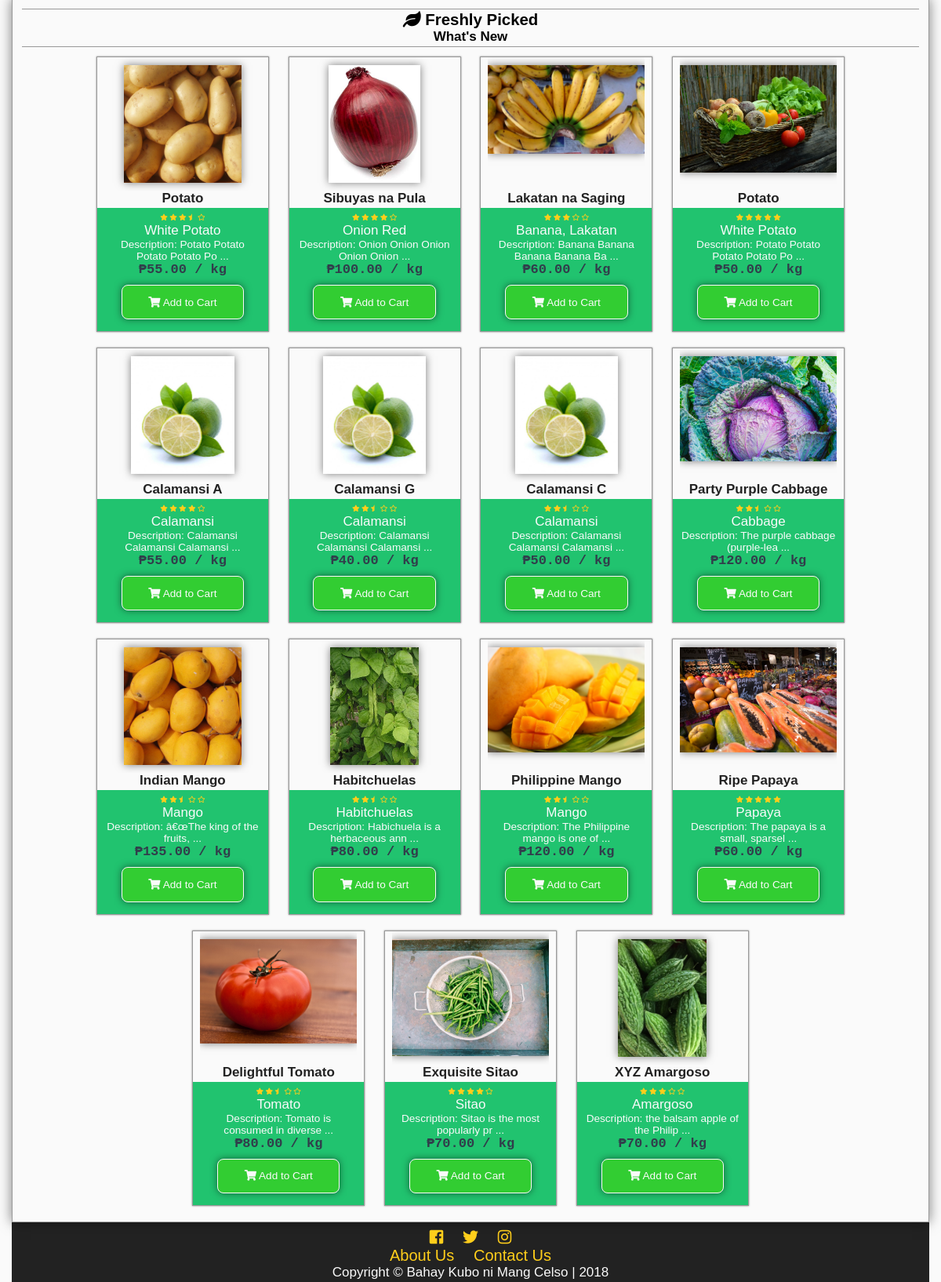
Before: / (lower part) with the older database file.
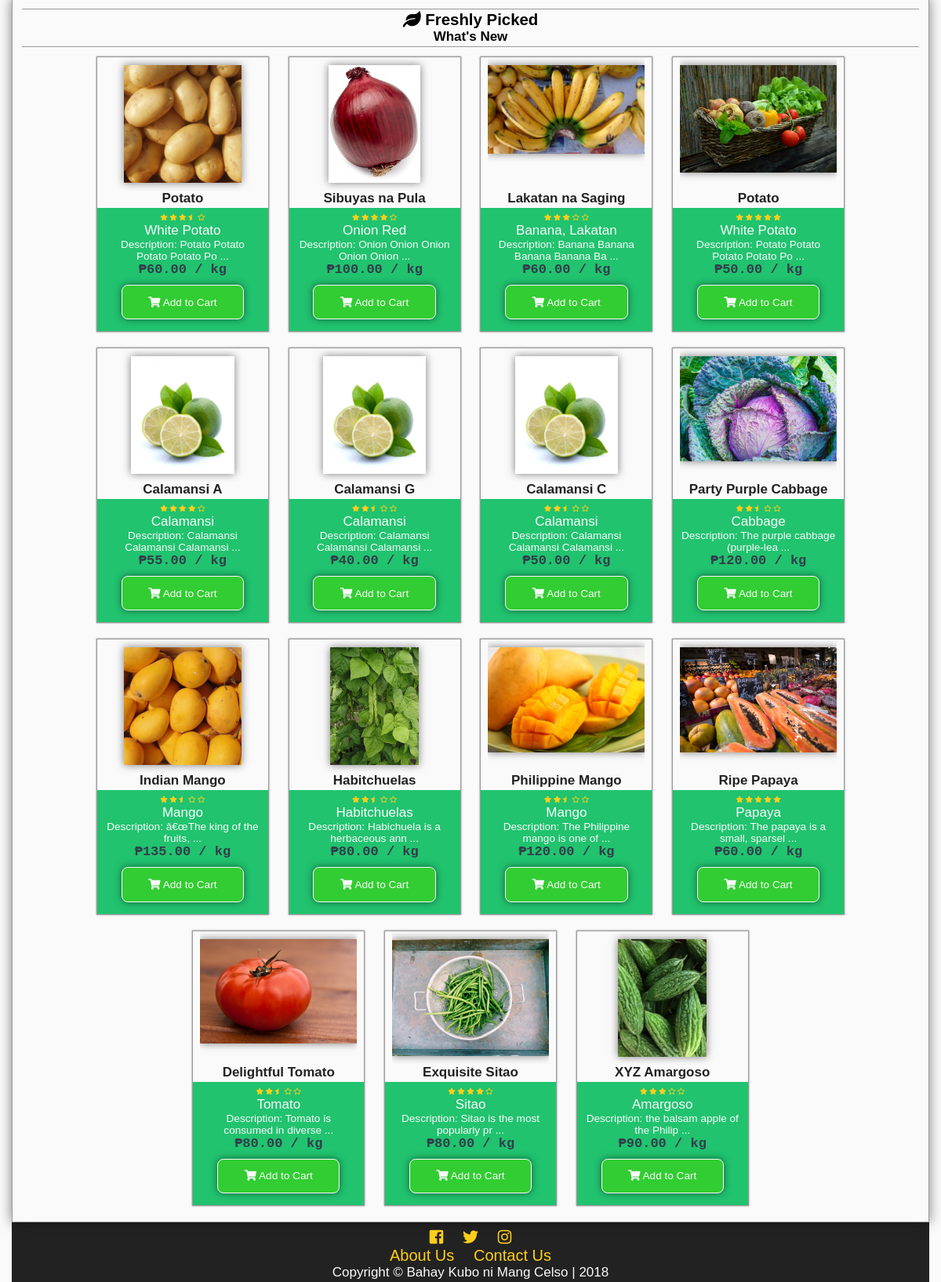
After: the same page with the newer database file.
### tables this page shows
CREATE TABLE `tblproduct` (
  `productid` int(11) NOT NULL,
  `categoryid` int(11) NOT NULL,
  `productname` varchar(100) NOT NULL,
  `description` mediumtext NOT NULL,
  `farmid` int(11) NOT NULL,
  `userid` int(11) NOT NULL,
  `dateposted` datetime DEFAULT NULL,
  `price` decimal(10,2) NOT NULL,
  `img` varchar(200) NOT NULL,
  `view` int(11) NOT NULL,
  `rating` decimal(10,2) NOT NULL
);

CREATE TABLE `tblcategory` (
  `categoryid` int(11) NOT NULL,
  `category` varchar(100) NOT NULL,
  `status` int(11) NOT NULL,
  `low` decimal(10,2) NOT NULL,
  `high` decimal(10,2) NOT NULL,
  `prevailing` decimal(10,2) NOT NULL
);

### index.php (the view, shortened to what this page needs)
<?php
	include'functions.php';
	require_once'connection.php';
?>
<!DOCTYPE html>
<html lang="en">
<head>
  	<link rel="stylesheet" href="css/style.css">
  	<link rel="stylesheet" href="css/fontawesome-all.css">
</head>
<body onscroll="scrollOpacity()">
	<div class="main-container">
		<div class="main-content">
			<div class="main-content-grid">
				<div class="content-body">
					<h2><i class="fas fa-leaf"></i> Freshly Picked<br>
					<small>What's New</small></h2>
<?php
$sql = "SELECT productid,category, productname, description, farmname, username, dateposted, price, img, rating FROM tblproduct as t1
LEFT JOIN tblcategory as t2
	ON t1.categoryid = t2.categoryid
LEFT JOIN tbluser as t3
	ON t1.userid = t3.userid
LEFT JOIN tblfarm as t4
	ON t1.farmid = t4.farmid
ORDER BY dateposted DESC
LIMIT 16";
$result = $conn->query($sql);
while($row = $result->fetch_object()){
	$id = $row->productid;
	$category = $row->category;
	$product = $row->productname;
	$desc = $row->description;
	$price = $row->price;
	$img = $row->img;
	$rating = $row->rating;
	echo'
	<div class="product">
	<a href="product.php?id='.$id.'">
	<div class="product-img-wrap">
		<img src="'.$img.'" alt="Product Image">
	</div>
	<p class="product-title">'.$product.'</p>
	</a>
	<div class="product-content">
	<a href="product.php?id='.$id.'">
	<p>';
	starsystem($rating);
	echo'
	</p>
	<p class="product-category">'.$category.'</p>
	<p class="product-desc">Description: '.substr($desc,0,30).' ...</p>
	</a>
	<p class="product-price">₱'.number_format($price,2).' / kg</p>
	<div class="add-to-cart" value="'.$id.'" onclick="addThistoCart(this)"><i class="fas fa-shopping-cart"></i> Add to Cart</div>
	</div>
	</div>';
}
?>
				</div>
		</div>
		<?php
			addfooter();
		?>
	</div>
</body>
</html>

### functions.php (shortened to what this page needs)
<?php
function addfooter(){
	echo'<footer id="main-footer">
			<div class="container">
				<a target="_blank" title="Like us on Facebook" href="https://www.facebook.com/BahayKuboniMangCelso/?ref=page_internal"><i class="fab fa-facebook-square"></i></a>
				<a target="_blank" title="Follow us on Twitter" href="https://twitter.com/"><i class="fab fa-twitter"></i></a>
				<a target="_blank" title="Follow us on Instagram" href="https://www.instagram.com/?hl=ens"><i class="fab fa-instagram"></i></a>
				<p><a href="about.php">About Us</a>
				<a href="contact.php">Contact Us</a>
				</p>
				<p>Copyright &copy; <span id="company">Bahay Kubo ni Mang Celso</span> | 2018</p>
			</div>
		</footer>';
}
function starsystem($percent){
	echo'<div class="star-system" title="'.$percent.'% of voters likes this">';
	if($percent>=98){
	echo'
		<i class="fas fa-star"></i>
		<i class="fas fa-star"></i>
		<i class="fas fa-star"></i>
		<i class="fas fa-star"></i>
		<i class="fas fa-star"></i>
	';
	}else if($percent>=75 & $percent<85){
	echo'
		<i class="fas fa-star"></i>
		<i class="fas fa-star"></i>
		<i class="fas fa-star"></i>
		<i class="fas fa-star"></i>
		<i class="far fa-star"></i>
	';
	}else if($percent>=65 & $percent<75){
	echo'
		<i class="fas fa-star"></i>
		<i class="fas fa-star"></i>
		<i class="fas fa-star"></i>
		<i class="fas fa-star-half"></i>
		<i class="far fa-star"></i>
	';
	}else if($percent>=55 & $percent<65){
	echo'
		<i class="fas fa-star"></i>
		<i class="fas fa-star"></i>
		<i class="fas fa-star"></i>
		<i class="far fa-star"></i>
		<i class="far fa-star"></i>
	';
	}else if($percent>=45 & $percent<55){
	echo'
		<i class="fas fa-star"></i>
		<i class="fas fa-star"></i>
		<i class="fas fa-star-half"></i>
		<i class="far fa-star"></i>
		<i class="far fa-star"></i>
	';
	}else if($percent>=35 & $percent<45){
	echo'
		<i class="fas fa-star"></i>
		<i class="fas fa-star"></i>
		<i class="far fa-star"></i>
		<i class="far fa-star"></i>
		<i class="far fa-star"></i>
	';
	}else if($percent>=25 & $percent<35){
	echo'
		<i class="fas fa-star"></i>
		<i class="fas fa-star-half"></i>
		<i class="far fa-star"></i>
		<i class="far fa-star"></i>
		<i class="far fa-star"></i>
	';
	}else if($percent>=15 & $percent<25){
	echo'
		<i class="fas fa-star"></i>
		<i class="far fa-star"></i>
		<i class="far fa-star"></i>
		<i class="far fa-star"></i>
		<i class="far fa-star"></i>
	';
	}else if($percent>=4 & $percent<15){
	echo'
		<i class="fas fa-star-half"></i>
		<i class="far fa-star"></i>
		<i class="far fa-star"></i>
		<i class="far fa-star"></i>
		<i class="far fa-star"></i>
	';
	}else if($percent<4){
	echo'
		<i class="far fa-star"></i>
		<i class="far fa-star"></i>
		<i class="far fa-star"></i>
		<i class="far fa-star"></i>
		<i class="far fa-star"></i>
	';
	}
	echo'</div>';
}

Changed rows visible on the page:
changed tblproduct (number 1 of 15 on the later page): price "55.00" → "60.00"
changed tblproduct "Exquisite Sitao": price "70.00" → "80.00"
changed tblproduct "XYZ Amargoso": price "70.00" → "90.00"
